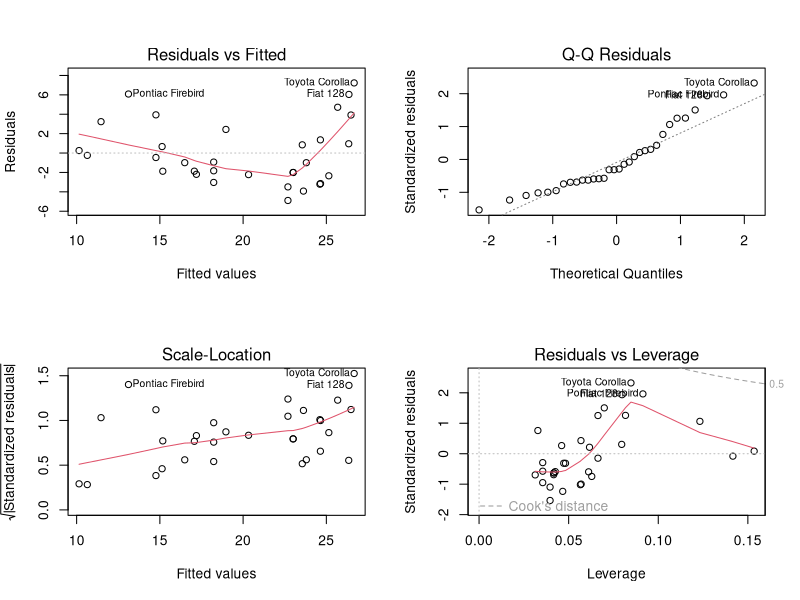
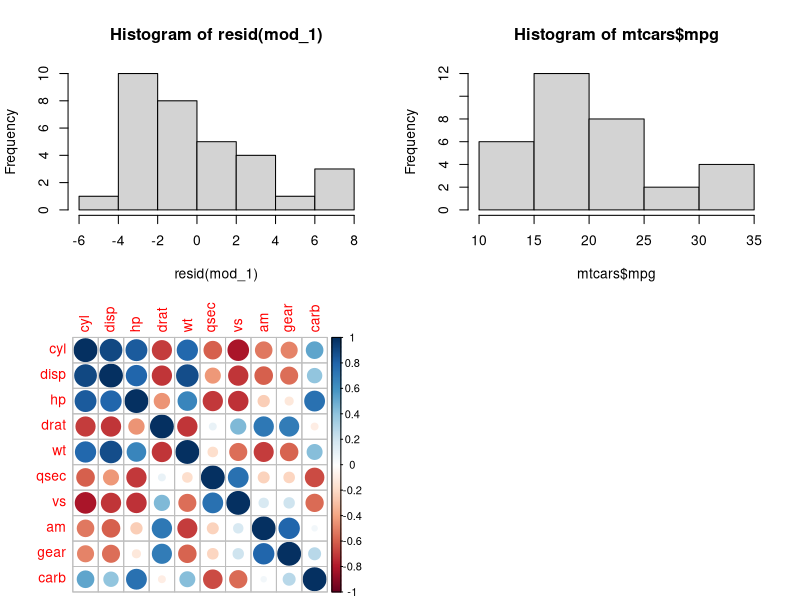
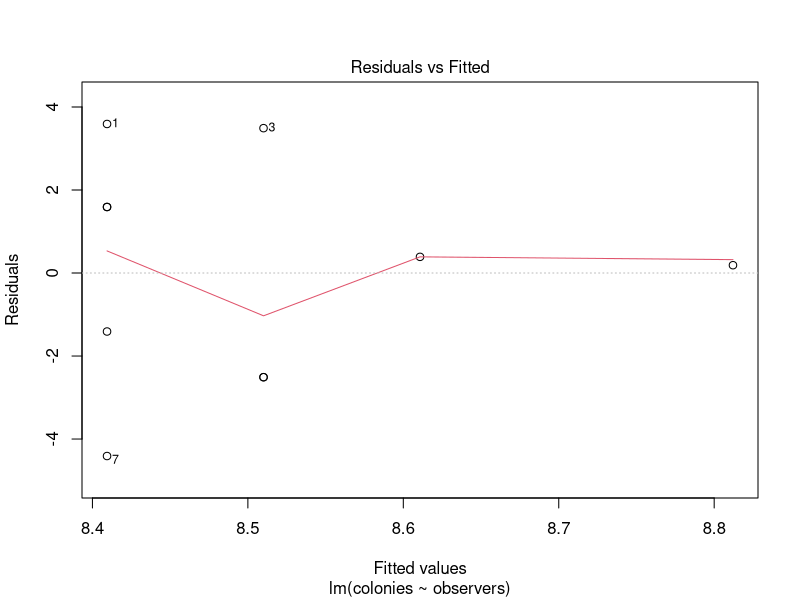
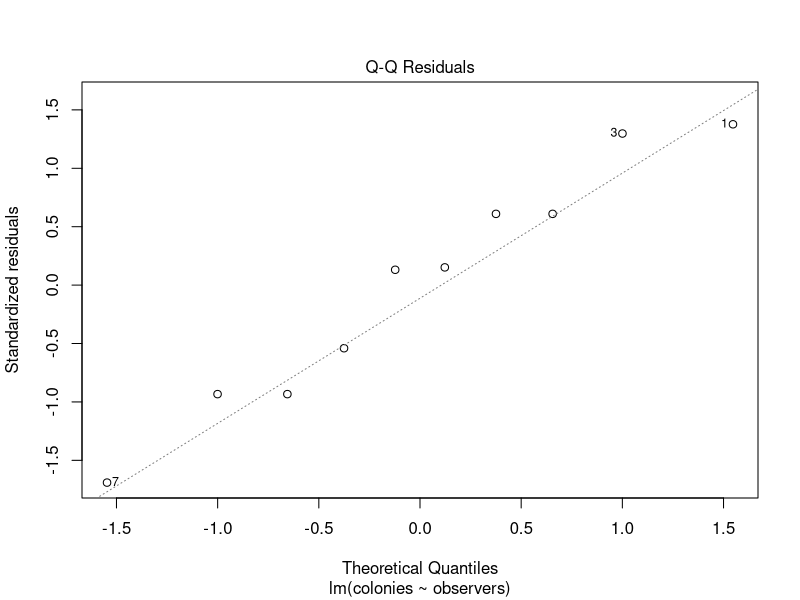
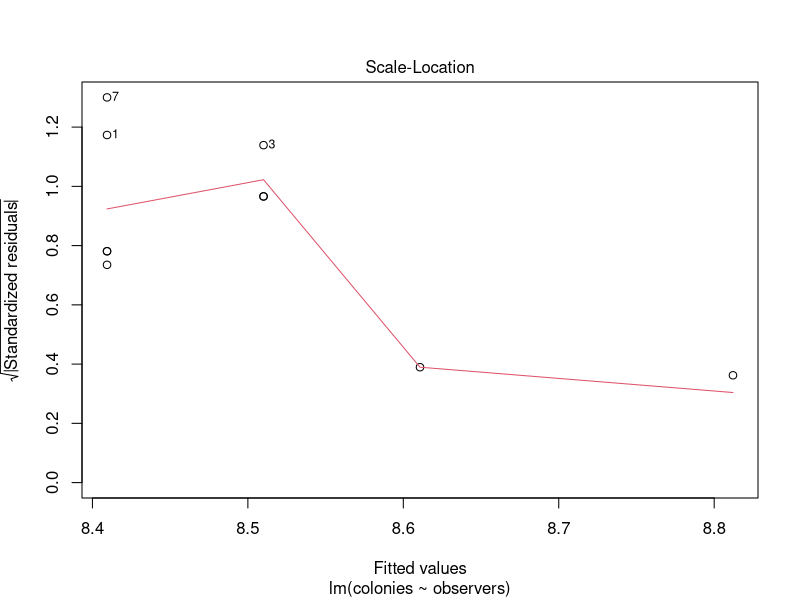
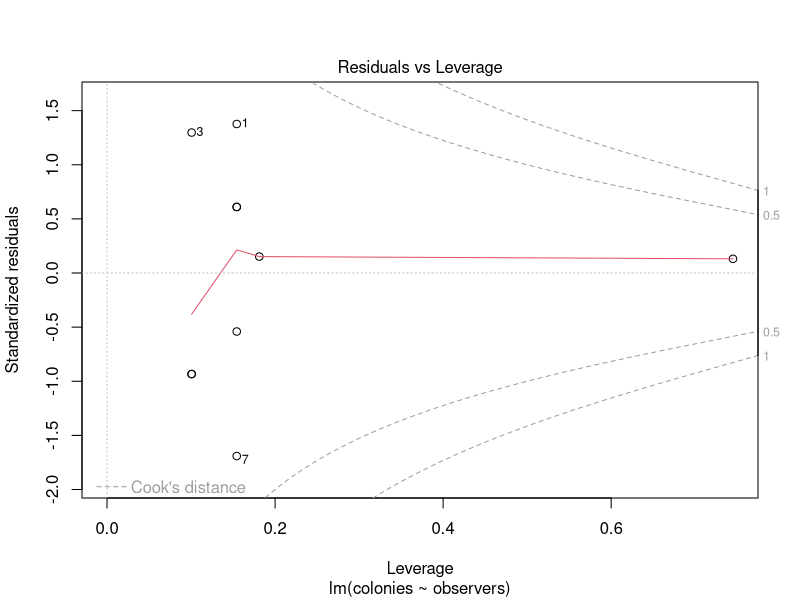

R code for these plots, in order: (Note: this script raises an error after producing the figures.)

##linear models lecture##
##week 6###

###some data###
forest <- c(9, 6, 4, 6, 7, 10)
field  <- c(12, 9, 12, 10)
ants <- data.frame(
  place=rep(c("field","forest"),
            c(length(field), length(forest))),
  colonies=c(field,forest),
  observers=c(1,3,2,1,5,2,1,2,1,1)
)

## One-parameter variables
head(ants)

l1 <- lm(colonies~observers, data = ants)
lm(colonies~observers, data = ants)
summary(l1)
#[now write out equations]


##Diagnostic plots
## Diagnostic plots in code...

head(mtcars)

par(mfrow=c(2,2))  # set 2 rows and 2 column plot layout
#what is the influence of displacement on MPG?
mod_1 <- lm(mpg ~ disp, data=mtcars)  # linear model
plot(mod_1)

hist(resid(mod_1))
shapiro.test(resid(mod_1))
#null hypothesis is that the sample comes from a normally distributed population
#p < 0.05 is not normal
hist(mtcars$mpg)

## Correlation plots
##examine collinearity among variables
##which pairs are correlated?
library(car)
mod2 <- lm(mpg ~ ., data=mtcars)
summary(mod2)
#this says mpg by all vars

library(corrplot)
corrplot(cor(mtcars[, -1])) #give me everything but what is being predicted (mpg)
#be careful with vars that are dark blue
#=> Interpreted from plot.
#=> Correlated pairs: 
#=> - disp, cyl, hp, wt
#=> - gear, am
#=> - hp, carb
#- dark blue = bad


library(arm)
dev.off()

## Basic tools
l2 <- lm(colonies~observers, data = ants)
summary(l2)
plot(l2)

#coefplot(l2)

## Multiple comparisons
forest <- c(9, 6, 4, 6, 7, 10)
field  <- c(12, 9, 12, 10)
playground <- c(1,0,3,2,1)
ants <- data.frame(
  place=rep(c("field","forest","playground"),
            c(length(field), length(forest),length(playground))),
  colonies=c(field,forest,playground)
)

ants

##check car package##Anova###
l2 = aov(colonies~place, data = ants);summary(l2)
l2 = lm(colonies~place, data = ants);anova(l2)

summary(l2); l2
l2 = aov(colonies~place, data = ants);summary(l2)
TukeyHSD(l2)


library(multcomp)
ga = glht(l2, linfct = mcp(place = "Tukey"))
summary(ga)

## Plotting
summary(l2)
yhats=predict(l2,interval = "confidence")
#note this gives a value for each value of your existing dataset
?predict.lm
#can specificy newdata frame to predict
#dat.new=expand.grid(place=c("playground","field","forest"))
dat.new=data.frame(observers=seq(1:10))

yhats=predict(l2,newdata=dat.new,interval = "confidence")

##ggplot2##
head(mtcars)
library(ggplot2)
r=ggplot(data=mtcars, aes(x=wt, y=mpg))+ 
  geom_point()+
  stat_smooth(method = "lm")+
  theme_bw() + 
  theme(axis.title=element_text(size=20),axis.text=element_text(size=10),panel.grid = element_blank(), axis.line=element_line(),legend.position="top",legend.title=element_blank())
print(r)
